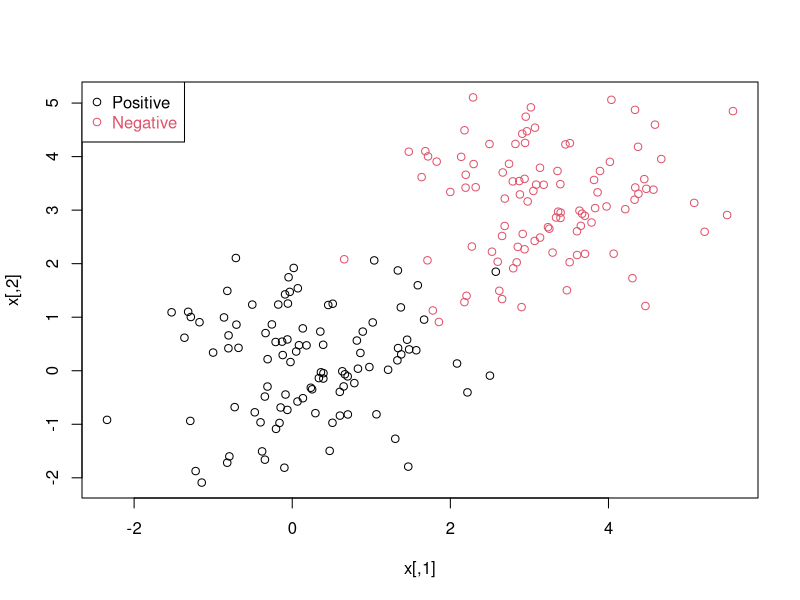
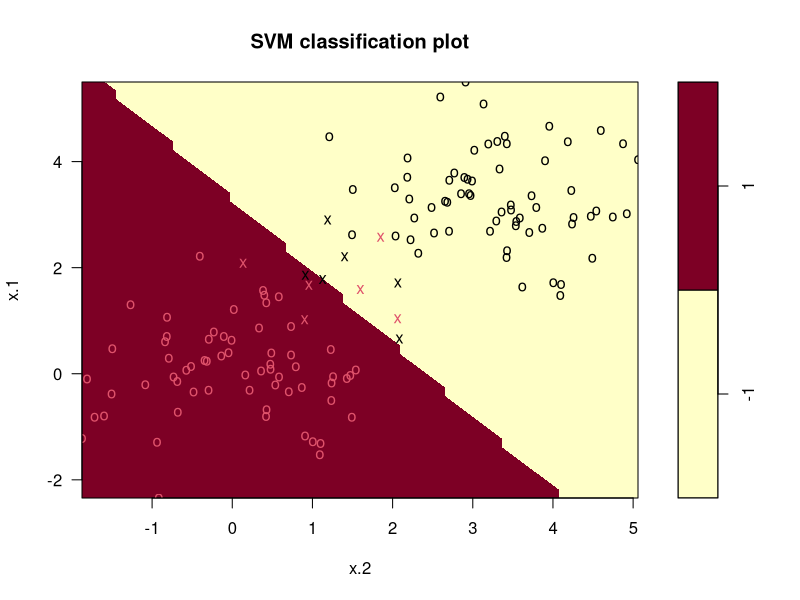
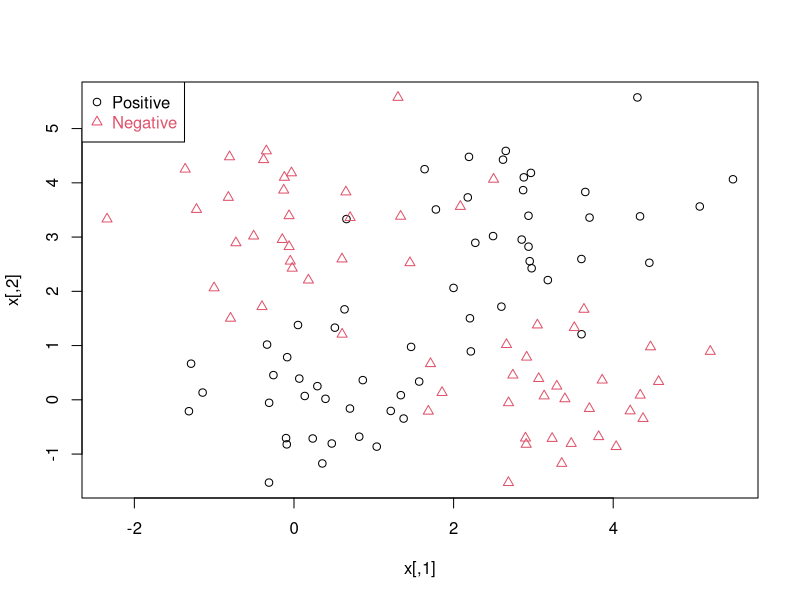
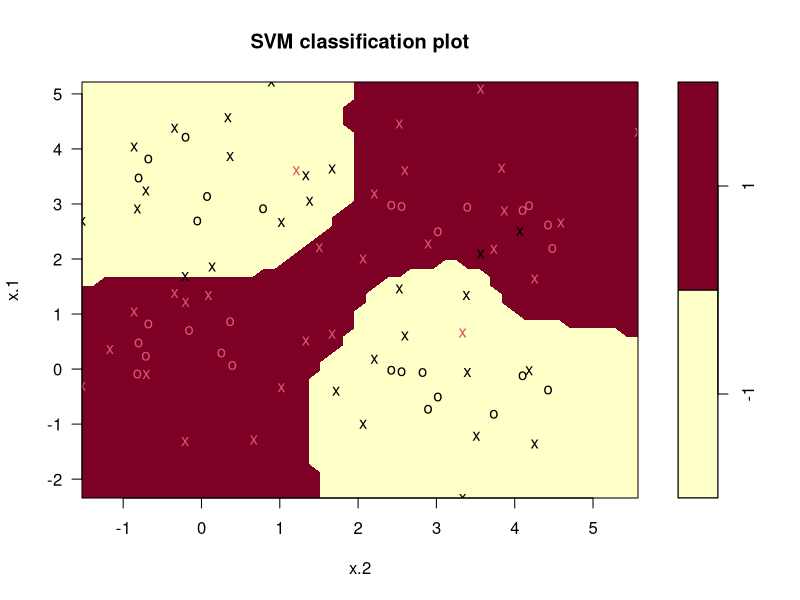

Generate these figures, in order, with R:
#Support Vector Machine (SVM)

#I will generate a toy dataset on which to work on. My goal is to build idfferent SVM models to predict class labels and estimate their test erro rates.
# the toy dataset is designed to be almost entirely separable
#the toy dataset will contain 200 observations, will include two quantitative variables and one categorical response variable (binary)
set.seed(300) 
x.pos <- matrix(rnorm(100*2,mean=0), nrow = 100, ncol = 2) 
set.seed(300) 
x.neg <- matrix(rnorm(100*2,mean=3), nrow = 100, ncol = 2) 
y <- c(rep(1,100),rep(-1,100)) 
x <- rbind(x.pos,x.neg) 
dat <- data.frame(x = x, y = as.factor(y))
plot(x, col = ifelse(y>0,1,2)) 
legend("topleft",c("Positive","Negative"),col=seq(2),pch=1,text.col=seq(2))

#we need a training set and a test set 
set.seed(400) 
train <- sample(200, 200*0.7) 
dat.train <- dat[train,] 
x.test <- x[-train,] 
y.test <- y[-train]

#train an svm of linear type with cost 1.
library(e1071)
svmfit.train.C1 <- svm(y ~ ., data = dat.train, kernel = "linear", cost = 1, scale = FALSE)
plot(svmfit.train.C1, dat.train)
summary(svmfit.train.C1)

#the summary shows that there are 11 support vectors, 6 from the class of y= -1 and 5 from the class of y = 1

#let's predict the class label of y on the test set and estimate the test error rate

y.pred.c1 <- predict(svmfit.train.C1, newdata=x.test)
mean(y.pred.c1 != y.test)

# now we can tune the cost parameter to obtain the best model

set.seed(1)
tune.out <- tune(svm, y ~ ., data = dat.train, kernel = "linear", ranges = list(cost = c(0.001,0.01,0.1,1,5,10,100,1000,10000,1e5)))
summary(tune.out)

#we will examine another case, of a toy dataset that is linearly inseparable

set.seed(300)
x.pos1 <-matrix(rnorm(30*2, mean=0), nrow=30, ncol=2)
x.pos2 <- matrix(rnorm(30*2,mean=3), nrow=30, ncol=2) 
set.seed(300) 
x.neg1 <- matrix(c(rnorm(30,mean=0)+3,rnorm(30,mean=0)),nrow=30,ncol=2) 
x.neg2<- matrix(c(rnorm(30,mean=3)-3,rnorm(30,mean=3)),nrow=30,ncol=2) 
y <- c(rep(1,60),rep(-1,60)) 
x <- rbind(x.pos1, x.pos2, x.neg1, x.neg2) 
dat2 <- data.frame(x = x, y = as.factor(y))

plot(x, col=ifelse(y > 0, 1, 2), pch = ifelse(y > 0, 1, 2))
legend("topleft", c("Positive", "Negative"), col=seq(2), pch = 1:2, text.col = seq(2))

#training set and test set

set.seed(400)
train <- sample(120, 120*0.7)

dat2.train <- dat2[train,]
x.test <- x[-train,]
y.test <- y[-train]

#we build an SVM model with a radial kernel, gamma = 1 and cost = 1, and we estimate its test erro rate

svmfit.radial.G1C1 <- svm(y ~ ., data=dat2.train, kernel="radial", gamma=1, cost=1, scale = F)
summary(svmfit.radial.G1C1)

plot(svmfit.radial.G1C1, data = dat2.train)

y.pred.radial.G1C1 <- predict(svmfit.radial.G1C1, newdata=x.test)
mean(y.pred.radial.G1C1 != y.test)

#we can tune both cost and gamma parameters to find the best radial model

set.seed(1)
tune.out.radial <- tune(svm, y ~., data = dat2.train, kernel = "radial", ranges=list(cost= c(0.1,1,10,100,1000), gamma = c(0.5,1,2,3,4)))
summary(tune.out.radial)

y.pred.radial.best <- predict(tune.out.radial$best.model, newdata = x.test)
mean(y.pred.radial.best != y.test)
















